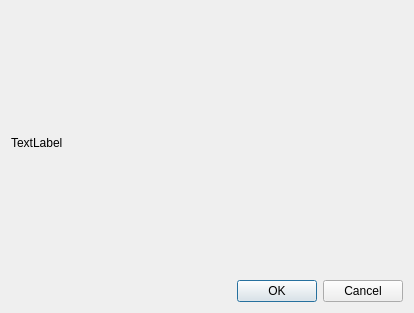
<?xml version="1.0" encoding="UTF-8"?>
<ui version="4.0">
 <class>Dialog</class>
 <widget class="QDialog" name="Dialog">
  <property name="geometry">
   <rect>
    <x>0</x>
    <y>0</y>
    <width>414</width>
    <height>313</height>
   </rect>
  </property>
  <property name="windowTitle">
   <string>Function information</string>
  </property>
  <layout class="QVBoxLayout" name="verticalLayout">
   <item>
    <layout class="QVBoxLayout" name="verticalLayout_2">
     <item>
      <layout class="QHBoxLayout" name="horizontalLayout">
       <item>
        <widget class="QLabel" name="label">
         <property name="text">
          <string>TextLabel</string>
         </property>
        </widget>
       </item>
      </layout>
     </item>
    </layout>
   </item>
   <item>
    <widget class="QDialogButtonBox" name="buttonBox">
     <property name="orientation">
      <enum>Qt::Horizontal</enum>
     </property>
     <property name="standardButtons">
      <set>QDialogButtonBox::Cancel|QDialogButtonBox::Ok</set>
     </property>
    </widget>
   </item>
  </layout>
 </widget>
 <resources/>
 <connections>
  <connection>
   <sender>buttonBox</sender>
   <signal>accepted()</signal>
   <receiver>Dialog</receiver>
   <slot>accept()</slot>
   <hints>
    <hint type="sourcelabel">
     <x>248</x>
     <y>254</y>
    </hint>
    <hint type="destinationlabel">
     <x>157</x>
     <y>274</y>
    </hint>
   </hints>
  </connection>
  <connection>
   <sender>buttonBox</sender>
   <signal>rejected()</signal>
   <receiver>Dialog</receiver>
   <slot>reject()</slot>
   <hints>
    <hint type="sourcelabel">
     <x>316</x>
     <y>260</y>
    </hint>
    <hint type="destinationlabel">
     <x>286</x>
     <y>274</y>
    </hint>
   </hints>
  </connection>
 </connections>
</ui>
